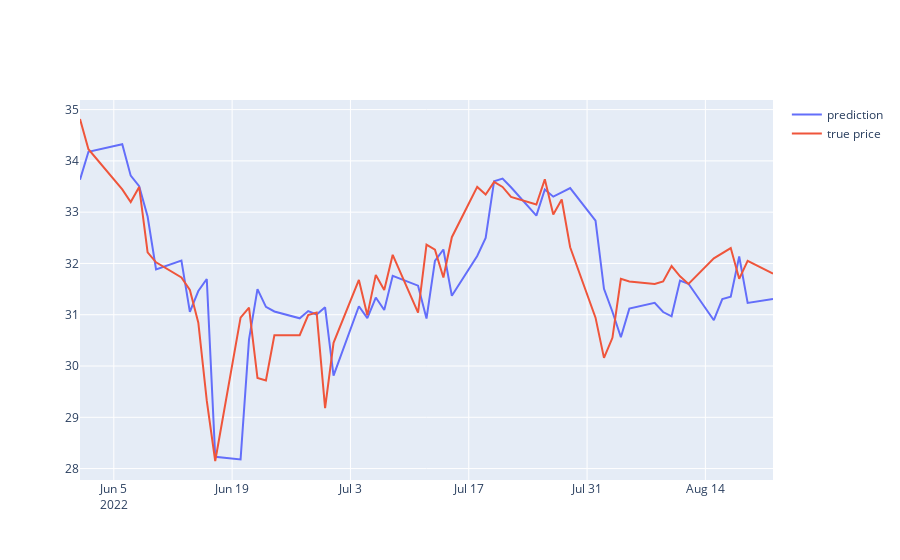

Here is the notebook cell this chart was saved with:
### Code cell
# gragh of y1 prediction 
fig = go.Figure()
fig.add_trace(go.Scatter(x = val1["Date"], y = val1["gbr_pred_y1"], mode = "lines", name = "prediction"))
fig.add_trace(go.Scatter(x = val1["Date"], y = val1["y1"], mode = "lines", name = "true price"))
fig.show()
